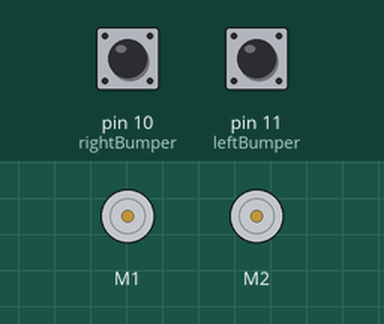
Simulated run of this sketch. Board: Arduino Uno, built with avr-gcc and run on an emulated ATmega328P. On the bench: 2 × DC motor (green arrow = forward, orange = backward, longer = faster). The test bench sets the inputs (shaded band); at power-on: pin 10 (rightBumper) HIGH, pin 11 (leftBumper) HIGH.

Above: at 0.8 s.
0.9 s: pin 10 (rightBumper) pulled LOW for 3.2 s
At 5.12 s:
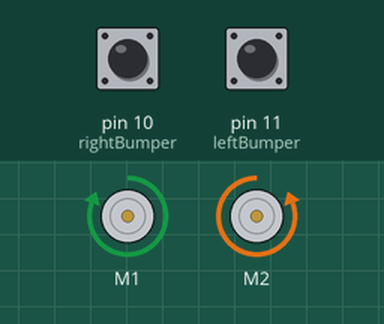
At 6.4 s:
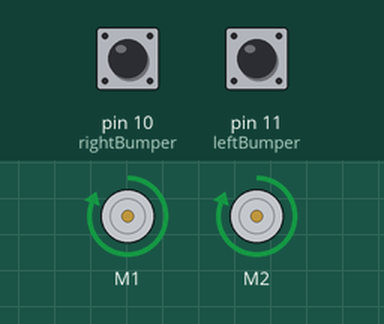
6.8 s: pin 11 (leftBumper) pulled LOW for 3.2 s
At 7.6 s:
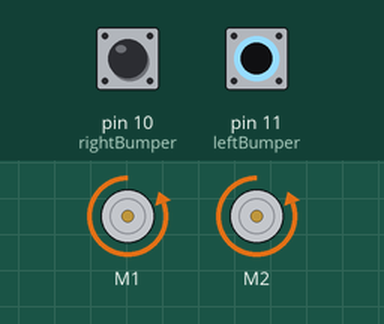
Timing chart, 0 to 12.7 s (numbered marks = the images above; inputs shaded):
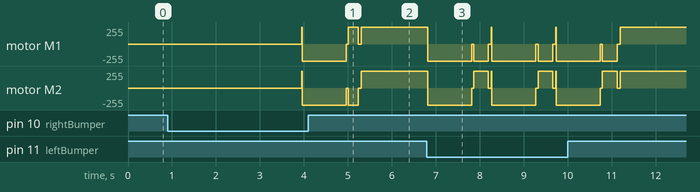

The sketch:

BumpAndAvoid.ino
```cpp
#include <AFMotor.h>
#include <SoftwareSerial.h>
#include "RingBuffer.h"

// Pin assignments
const int leftBumper = 11;
const int rightBumper = 10;
const int LCDTx = 13;
const int LCDRx = 13;

// Initialize motors and LCD screen
AF_DCMotor rightMotor(1, MOTOR12_1KHZ);
AF_DCMotor leftMotor(2, MOTOR12_1KHZ);
SoftwareSerial screen = SoftwareSerial(LCDRx, LCDTx);

// Ring buffer is used to store recent bump states
enum Side
{
    rightSide,
    leftSide
};

RingBuffer<Side, 6> bumpHistory;

// Function prototypes
void clearScreen();
void driveForward(uint8_t speed = 255);
void driveBackward(uint8_t speed = 255);
void coast();
void turnDegrees(int degrees, uint8_t speed = 255);
bool checkCorner();


void setup()
{
    // Set up pins
    pinMode(leftBumper, INPUT);
    pinMode(rightBumper, INPUT);
    pinMode(LCDTx, OUTPUT);

    // Bump switches are pulled low when pressed
    digitalWrite(leftBumper, HIGH);
    digitalWrite(rightBumper, HIGH);

    screen.begin(9600);
    clearScreen();
    screen.print("Bump to begin.");

    // Motors are disabled at start
    coast();

    // Wait for one of the bumpers to be pressed
    while (digitalRead(leftBumper) && digitalRead(rightBumper))
    {
    }

    // Three second countdown before the robot starts moving
    for (int count = 3; count > 0; --count)
    {
        clearScreen();
        screen.print(count);
        delay(1000);
    }
}


void loop()
{
    clearScreen();
    screen.print("Rolling");

    driveForward();

    // Drive forward until either switch is pressed
    bool leftHit, rightHit;

    do
    {
        rightHit = !digitalRead(rightBumper);
        leftHit = !digitalRead(leftBumper);
    }
    while (!rightHit && !leftHit);

    // Determine which switch was pressed
    if (rightHit)
    {
        clearScreen();
        screen.print("RIGHT");
        bumpHistory.push(rightSide);
    }
    else // leftHit
    {
        clearScreen();
        screen.print("LEFT");
        bumpHistory.push(leftSide);
    }

    // Check to see if we're caught in a corner
    if (checkCorner())
    {
        // Back up and turn around 180 degrees
		clearScreen();
    	screen.print("CORNER");
        driveBackward();
        delay(1000);
        turnDegrees(180);
    }
    else // not in a corner
    {
        // Back up and turn away from the obstacle
        driveBackward();
        delay(1000);
        turnDegrees(rightHit ? 50 : -75);
    }
}


void clearScreen()
{
    // Clear screen and reset cursor position
    screen.print("?f?x00?y0");
}


void driveForward(uint8_t speed)
{
    rightMotor.setSpeed(speed);
    leftMotor.setSpeed(speed);

    rightMotor.run(FORWARD);
    leftMotor.run(FORWARD);
}


void driveBackward(uint8_t speed)
{
    rightMotor.setSpeed(speed);
    leftMotor.setSpeed(speed);

    rightMotor.run(BACKWARD);
    leftMotor.run(BACKWARD);
}


void coast()
{
    rightMotor.run(RELEASE);
    leftMotor.run(RELEASE);
}


void turnDegrees(int degrees, uint8_t speed)
{
    const long turnMs = 1600;
    // Spin in place
    // CCW is positive

    coast();
	delay(50);

    rightMotor.setSpeed(speed);
    leftMotor.setSpeed(speed);

    if (degrees > 0)
    {
        rightMotor.run(FORWARD);
        leftMotor.run(BACKWARD);
    }
    else
    {
        rightMotor.run(BACKWARD);
        leftMotor.run(FORWARD);
    }

    delay(abs((int)((long)degrees * turnMs / 360l)));
    coast();
    delay(50);
}


bool checkCorner()
{
    // Returns whether or not the robot thinks that it's stuck in a corner

    // No corner if the history buffer is not full yet
    if (bumpHistory.size() != bumpHistory.capacity())
        return false;

    // Check for an alternating pattern of right and left bumper presses
    for (int i = 1; i < bumpHistory.size(); ++i)
    {
        // If two bumps in a row are the same, it is not stuck in a corner
        if (bumpHistory[i] == bumpHistory[i - 1])
            return false;
    }

    // Control reaches here if the bump history alternates left and right
	bumpHistory.clear();
    return true;
}
```

RingBuffer.h
```cpp
#ifndef RINGBUFFER_H
#define RINGBUFFER_H


template <typename T, int Capacity>
class RingBuffer
{
public:
    RingBuffer()
    {
        headIndex = 0;
        size_ = 0;
    }
    T& operator[](int index);
    T read(int index);
    void write(T value, int index);
    void push(T value);
    T pop();
    int size()
    {
        return size_;
    }
    int capacity()
    {
        return Capacity;
    }
	void clear()
	{
		size_ = 0;
	}

private:
    T data[Capacity];
    int headIndex;
    int size_;
    inline int getRealIndex(int index)
    {
        return ((headIndex - index) % Capacity + Capacity) % Capacity;
    }
};


/* read(int index)
 *
 * Returns the object stored at a given index.
 */
template <typename T, int Capacity>
inline T RingBuffer<T, Capacity>::read(int index)
{
    return data[getRealIndex(index)];
}


/* operator[int index]
 *
 * Returns a reference to the object stored at a given index.
 */
template <typename T, int Capacity>
inline T& RingBuffer<T, Capacity>::operator[](int index)
{
    return data[getRealIndex(index)];
}


/* write(T value, int index)
 *
 * Sets the value of the object stored at the given index.
 */
template <typename T, int Capacity>
inline void RingBuffer<T, Capacity>::write(T value, int index)
{
    data[getRealIndex(index)] = value;
}


/* push(T value)
 *
 * Pushes the given value to the head of the buffer.
 * Moves the head forward.
 * Overwrites the oldest value when size == capacity.
 */
template <typename T, int Capacity>
inline void RingBuffer<T, Capacity>::push(T value)
{
    ++headIndex %= Capacity;
    data[headIndex] = value;
    if (size_ < Capacity)
        ++size_;
}


/* pop()
 *
 * Pops the top value off of the buffer and returns it.
 * Moves the head backward.
 * Calling pop() when size == 0 results in undefined behavior.
 */
template <typename T, int Capacity>
inline T RingBuffer<T, Capacity>::pop()
{
    int oldHead = headIndex;
    headIndex = (headIndex - 1 + Capacity) % Capacity;
    if (size > 0)
        --size_;
    return data[oldHead];
}


#endif // RINGBUFFER_H
```

Measured:
- after the input at 0.9 s, motor M1: stopped → backward 255/255 after 3.0 s, → forward 255/255 1.0 s later, → stopped 0.27 s later, → forward 255/255 0.07 s later; motor M2: stopped → backward 255/255 after 3.0 s, → stopped 1.3 s later, → forward 255/255 0.07 s later
